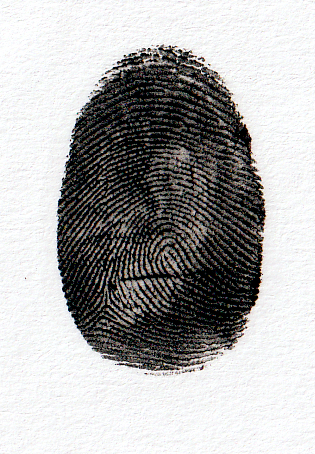
#> input picture biometria.bmp, 315 x 454 px
$ python testes.py
#> lines starting #> are read from the running program, lines starting #| are printed output that depends on the picture
import cv2
import numpy as np
import fingerprint_enhancer

def AbrirImagem(image):
    imagem = cv2.imread(image, 0)
    cv2.imshow("Imagem Recebida", imagem)
    return imagem

def ErosaoDaImagem(image):
    imagem = cv2.imread(image, 0)
    elementoEstruturante = cv2.getStructuringElement(
    cv2.MORPH_ELLIPSE,	(2,2))
    imagemErosao = cv2.erode(
		imagem,	elementoEstruturante, iterations = 2
    )
    cv2.imshow("Erosão da Imagem", imagemErosao)

def AberturaDaImagem(image):
    imagem = cv2.imread(image, 0)
    elementoEstruturante = cv2.getStructuringElement(
		cv2.MORPH_ELLIPSE, (1,1)
    )
    imagemAbertura = cv2.morphologyEx(
    imagem, cv2.MORPH_OPEN, elementoEstruturante
    )
    cv2.imshow("Abertura de Imagem", imagemAbertura)

def DilatacaoDaImagem(image):
    imagem = cv2.imread(image, 0);
    elementoEstruturante = cv2.getStructuringElement(
		cv2.MORPH_ELLIPSE, (3,3)
    )
    imagem = cv2.dilate(
        imagem, elementoEstruturante, iterations=2
    )
    cv2.imshow("Dilatação da Imagem", imagem)

def FechamentoDaImagem(image):
    imagem = cv2.imread(image, 0);
    elementoEstruturante = cv2.getStructuringElement(
		cv2.MORPH_ELLIPSE, (3,3)
    )
    imagem = cv2.morphologyEx(
	imagem, cv2.MORPH_CLOSE,	elementoEstruturante
    )
    cv2.imshow("Fechamento da Abertura", imagem)

def Enhance(image):
#> called with image = 'biometria.bmp'
    imagem	=	cv2.imread(image,	0)
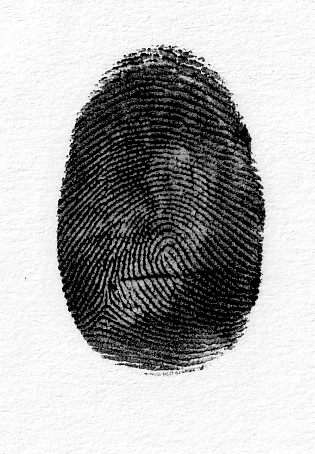
#> imagem: shape (454, 315); min 0, max 255, mean 173
    out = fingerprint_enhancer.enhance_Fingerprint(imagem)
    cv2.imshow("Enhance",	out)


Enhance('biometria.bmp')
#> (the call stopped at in Enhance, `out = fingerprint_enhancer.enhance_Fingerprint(imagem)`: fingerprint_enhancer is not available in this run)
cv2.waitKey(0)
cv2.destroyAllWindows()

Enhance('biometria.png')
#> (the call stopped at in Enhance, `out = fingerprint_enhancer.enhance_Fingerprint(imagem)`: fingerprint_enhancer is not available in this run)
cv2.waitKey(0)
cv2.destroyAllWindows()

$ run again, with fingerprint.png saved as biometria.bmp
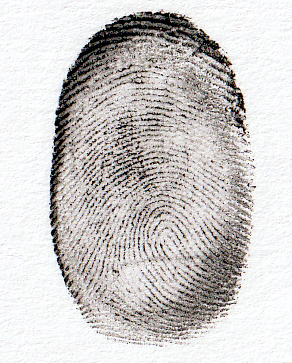
#> input picture fingerprint.png, 292 x 363 px
#> in Enhance, `imagem	=	cv2.imread(image,	0)`:
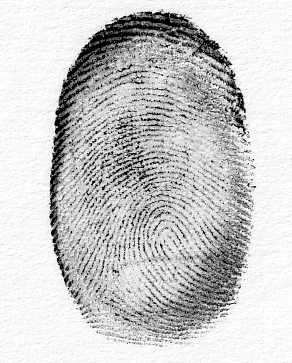
#> imagem: shape (363, 292); min 0, max 255, mean 202.5

$ run again, with fingerprint1.png saved as biometria.bmp
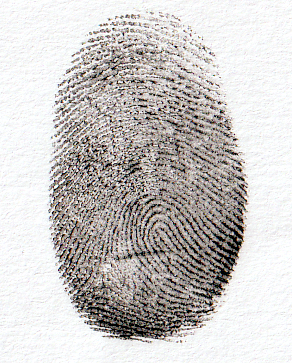
#> input picture fingerprint1.png, 292 x 363 px
#> in Enhance, `imagem	=	cv2.imread(image,	0)`:
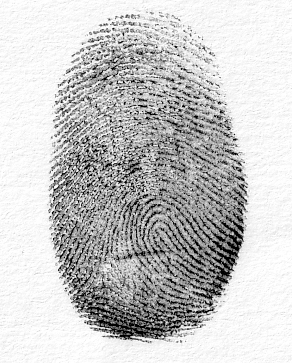
#> imagem: shape (363, 292); min 0, max 255, mean 199.2
